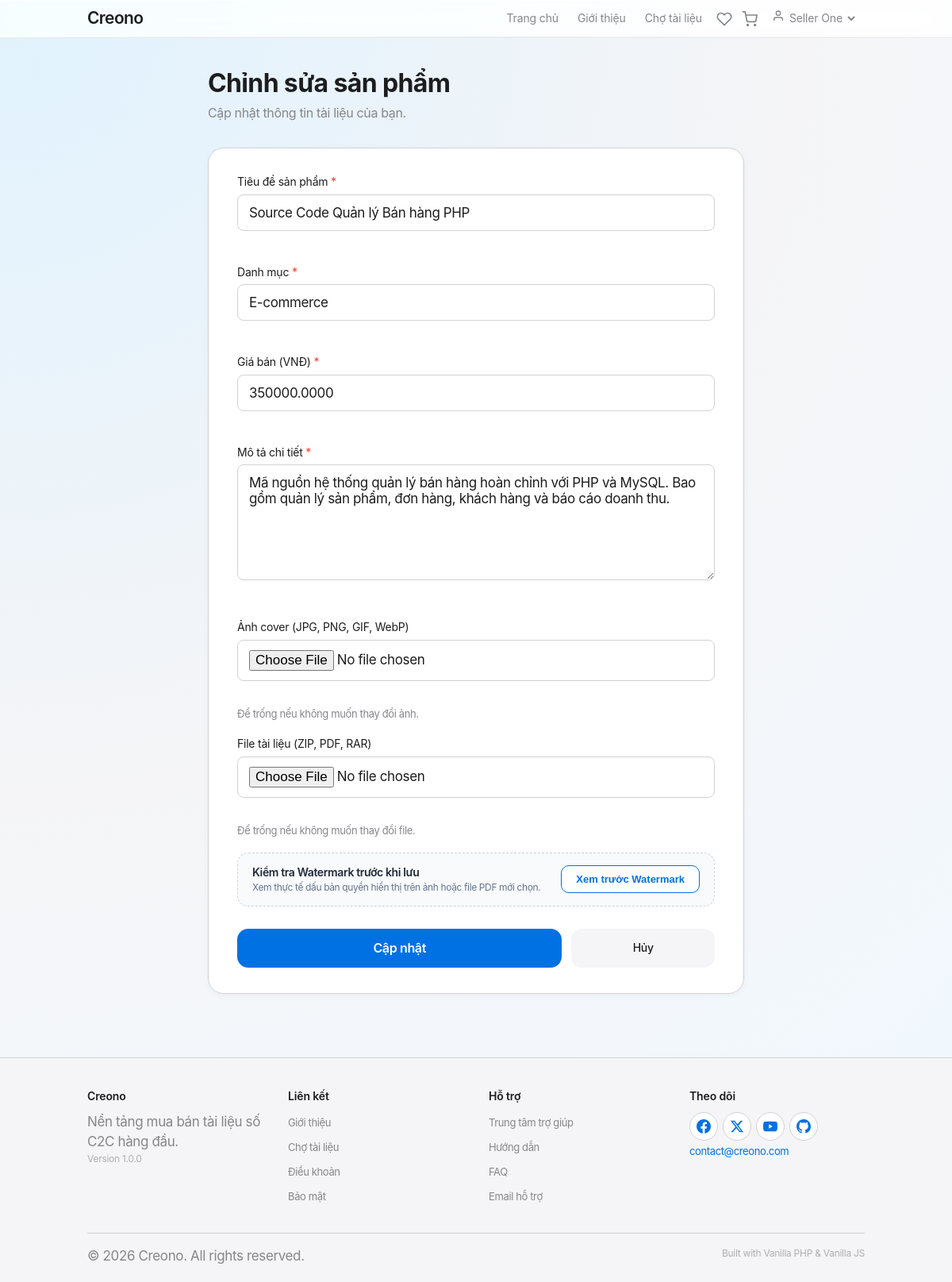
/products/edit/108 (signed in), run on the app's committed database.
### tables this page shows
CREATE TABLE products (
    id BIGINT AUTO_INCREMENT PRIMARY KEY,
    store_id BIGINT NOT NULL,
    category_id BIGINT DEFAULT NULL,
    title VARCHAR(255) NOT NULL,
    description TEXT DEFAULT NULL,
    price DECIMAL(19,4) NOT NULL,
    preview_url VARCHAR(500) DEFAULT NULL,
    rating DECIMAL(3,2) DEFAULT 0.00,
    review_count INT DEFAULT 0,
    download_count INT DEFAULT 0,
    status TINYINT DEFAULT 1 COMMENT '1:Pending, 2:Approved, 3:Rejected',
    deleted_at DATETIME DEFAULT NULL,
    created_at DATETIME DEFAULT CURRENT_TIMESTAMP,
    CONSTRAINT fk_product_store FOREIGN KEY (store_id) REFERENCES stores(id),
    CONSTRAINT fk_product_category FOREIGN KEY (category_id) REFERENCES categories(id) ON DELETE SET NULL
);

CREATE TABLE categories (
    id BIGINT AUTO_INCREMENT PRIMARY KEY,
    name VARCHAR(100) NOT NULL,
    slug VARCHAR(100) NOT NULL UNIQUE,
    description TEXT DEFAULT NULL,
    sort_order INT DEFAULT 0,
    created_at DATETIME DEFAULT CURRENT_TIMESTAMP
);

### app/Core/App.php (called while the page is built, shortened)
<?php
class App {
    protected $currentController = 'Pages';
    protected $currentMethod = 'index';
    public function __construct() {
        $url = $this->getUrl();
        $controllerPath = '../app/Controllers/';
        if (isset($url[0]) && is_dir($controllerPath . ucwords($url[0])) && isset($url[1]) && file_exists($controllerPath . ucwords($url[0]) . '/' . ucwords($url[1]) . '.php')) {
            $subFolder = ucwords($url[0]);
            $this->currentController = ucwords($url[1]);
            $controllerFile = $controllerPath . $subFolder . '/' . $this->currentController . '.php';
            unset($url[0], $url[1]);
            require_once $controllerFile;
            $this->currentController = new $this->currentController;
            if (isset($url[2])) {
                if (!in_array(strtolower($url[2]), ['view', 'model']) && method_exists($this->currentController, $url[2])) {
                    $this->currentMethod = $url[2];
                    unset($url[2]);
                }
            } else {
                $this->currentMethod = 'index';
            }
        } else {
            if (isset($url[0]) && file_exists($controllerPath . ucwords($url[0]) . '.php')) {
                $this->currentController = ucwords($url[0]);
                unset($url[0]);
            }
            $this->currentController = new $this->currentController;
            if (isset($url[1])) {
                if (!in_array(strtolower($url[1]), ['view', 'model']) && method_exists($this->currentController, $url[1])) {
                    $this->currentMethod = $url[1];
                    unset($url[1]);
                }
            }
        }
        $this->params = $url ? array_values($url) : [];
        call_user_func_array([$this->currentController, $this->currentMethod], $this->params);
    }
    public function getUrl() {
        if (isset($_GET['url'])) {
            $url = rtrim($_GET['url'], '/');
            $url = filter_var($url, FILTER_SANITIZE_URL);
            $url = explode('/', $url);
            return $url;
        }
        return ['Pages', 'index'];
    }
}

### public/index.php (called while the page is built, shortened)
<?php
require_once '../app/Core/Database.php';
require_once '../app/Core/BaseModel.php';
require_once '../app/Core/Controller.php';
require_once '../app/Core/App.php';
$init = new App();

### app/Core/Database.php (called while the page is built, shortened)
<?php
class Database {
    private $host = DB_HOST;
    private $user = DB_USER;
    private $pass = DB_PASS;
    private $dbname = DB_NAME;
    private $dbh;
    private $stmt;
    public function __construct() {
        $dsn = 'mysql:host=' . $this->host . ';dbname=' . $this->dbname . ';charset=utf8mb4';
        $options = array(
            PDO::ATTR_PERSISTENT => true,
            PDO::ATTR_ERRMODE => PDO::ERRMODE_EXCEPTION,
            PDO::ATTR_DEFAULT_FETCH_MODE => PDO::FETCH_OBJ
        );
        try {
            $this->dbh = new PDO($dsn, $this->user, $this->pass, $options);
        } catch (PDOException $e) {
            $this->error = $e->getMessage();
            die("Lỗi kết nối DB: " . $this->error);
        }
    }
    public function query($sql) {
        $this->stmt = $this->dbh->prepare($sql);
    }
    public function bind($param, $value, $type = null) {
        if (is_null($type)) {
            switch (true) {
                case is_int($value):
                    $type = PDO::PARAM_INT;
                    break;
            }
        }
        $this->stmt->bindValue($param, $value, $type);
    }
    public function execute() {
        return $this->stmt->execute();
    }
    public function resultSet() {
        $this->execute();
        return $this->stmt->fetchAll();
    }
    public function single() {
        $this->execute();
        return $this->stmt->fetch();
    }
}

### app/Models/Product.php (called while the page is built, shortened)
<?php
class Product extends BaseModel
{
    protected string $table = 'products';
    public function getProductDetail(int $id): ?object
    {
        $this->db->query("
            SELECT p.*,
                   s.name as store_name,
                   s.slug as store_slug,
                   s.user_id as seller_id,
                   u.name as seller_name,
                   c.name as category_name,
                   c.slug as category_slug
            FROM {$this->table} p
            JOIN stores s ON p.store_id = s.id
            JOIN users u ON s.user_id = u.id
            LEFT JOIN categories c ON p.category_id = c.id
            WHERE p.id = :id AND p.deleted_at IS NULL
        ");
        $this->db->bind(':id', $id);
        return $this->db->single() ?: null;
    }
    public function getDocumentByProductId(int $productId): ?object
    {
        $this->db->query("SELECT file_url FROM documents WHERE product_id = :id");
        $this->db->bind(':id', $productId);
        return $this->db->single() ?: null;
    }
}

### app/Core/BaseModel.php (called while the page is built, shortened)
<?php
class BaseModel {
    public function __construct() {
        $this->db = new Database();
    }
}

### app/Models/Category.php (called while the page is built, shortened)
<?php
class Category extends BaseModel {
    protected string $table = 'categories';
    public function getAllOrdered(): array {
        $this->db->query("SELECT * FROM {$this->table} ORDER BY sort_order ASC, name ASC");
        return $this->db->resultSet();
    }
}

### app/Views/products/edit.php (the view, shortened to what this page needs)
<?php require APPROOT . '/Views/inc/header.php'; ?>
<div class="container page-container" style="margin-top: 40px; margin-bottom: 80px; max-width: 720px;">
    <h1 style="font-size: 32px; font-weight: 700; letter-spacing: -0.02em; margin-bottom: 8px; color: #1d1d1f;">Chỉnh sửa sản phẩm</h1>
    <p style="font-size: 16px; color: #86868b; margin-bottom: 32px;">Cập nhật thông tin tài liệu của bạn.</p>
    <div class="card" style="max-width: 100%; padding: 32px 36px; border-radius: 20px;">
        <form action="<?php echo URLROOT; ?>/products/edit/<?php echo $data['product']->id; ?>" method="POST" enctype="multipart/form-data">
            <div class="form-group">
                <label for="title">Tiêu đề sản phẩm <span class="text-danger">*</span></label>
                <input type="text" name="title" id="title" class="form-control <?php echo isset($data['errors']['title_err']) ? 'is-invalid' : ''; ?>" value="<?php echo htmlspecialchars($data['product']->title ?? ''); ?>" required>
                <span class="error-text"><?php echo $data['errors']['title_err'] ?? ''; ?></span>
            </div>
            <div class="form-group">
                <label for="category_id">Danh mục <span class="text-danger">*</span></label>
                <select name="category_id" id="category_id" class="form-control <?php echo isset($data['errors']['category_err']) ? 'is-invalid' : ''; ?>" required>
                    <?php foreach ($data['categories'] as $cat) : ?>
                        <option value="<?php echo $cat->id; ?>" <?php echo ($data['product']->category_id == $cat->id) ? 'selected' : ''; ?>><?php echo htmlspecialchars($cat->name); ?></option>
                    <?php endforeach; ?>
                </select>
                <span class="error-text"><?php echo $data['errors']['category_err'] ?? ''; ?></span>
            </div>
            <div class="form-group">
                <label for="price">Giá bán (VNĐ) <span class="text-danger">*</span></label>
                <input type="number" name="price" id="price" class="form-control <?php echo isset($data['errors']['price_err']) ? 'is-invalid' : ''; ?>" value="<?php echo htmlspecialchars($data['product']->price ?? ''); ?>" required min="0" step="1000">
                <span class="error-text"><?php echo $data['errors']['price_err'] ?? ''; ?></span>
            </div>
            <div class="form-group">
                <label for="description">Mô tả chi tiết <span class="text-danger">*</span></label>
                <textarea name="description" id="description" rows="6" class="form-control <?php echo isset($data['errors']['description_err']) ? 'is-invalid' : ''; ?>" required><?php echo htmlspecialchars($data['product']->description ?? ''); ?></textarea>
                <span class="error-text"><?php echo $data['errors']['description_err'] ?? ''; ?></span>
            </div>
            <div class="form-group">
                <label for="preview_image">Ảnh cover (JPG, PNG, GIF, WebP)</label>
                <input type="file" name="preview_image" id="preview_image" class="form-control <?php echo isset($data['errors']['preview_err']) ? 'is-invalid' : ''; ?>" accept="image/*">
                <span class="error-text"><?php echo $data['errors']['preview_err'] ?? ''; ?></span>
                <small class="form-hint">Để trống nếu không muốn thay đổi ảnh.</small>
            </div>
            <div class="form-group">
                <label for="document_file">File tài liệu (ZIP, PDF, RAR)</label>
                <input type="file" name="document_file" id="document_file" class="form-control <?php echo isset($data['errors']['document_err']) ? 'is-invalid' : ''; ?>" accept=".zip,.pdf,.rar">
                <span class="error-text"><?php echo $data['errors']['document_err'] ?? ''; ?></span>
                <small class="form-hint">Để trống nếu không muốn thay đổi file.</small>
            </div>
            <div style="margin: 18px 0; padding: 14px 18px; background: #f8fafc; border: 1px dashed #cbd5e1; border-radius: 14px; display: flex; align-items: center; justify-content: space-between; gap: 12px;">
                <div>
                    <div style="font-weight: 600; font-size: 14px; color: #1e293b;">Kiểm tra Watermark trước khi lưu</div>
                    <div style="font-size: 12px; color: #64748b;">Xem thực tế dấu bản quyền hiển thị trên ảnh hoặc file PDF mới chọn.</div>
                </div>
                <button type="button" id="btnSellerPreview" style="padding: 9px 18px; border-radius: 10px; background: #ffffff; border: 1.5px solid #0071e3; color: #0071e3; font-weight: 600; font-size: 13px; cursor: pointer; display: flex; align-items: center; gap: 6px; white-space: nowrap;">Xem trước Watermark</button>
            </div>
            <div style="display: flex; gap: 12px; margin-top: 28px;">
                <button type="submit" class="btn btn-primary" style="flex: 1; padding: 14px; font-size: 16px; font-weight: 600; border-radius: 14px;">Cập nhật</button>
                <a href="<?php echo URLROOT; ?>/seller/dashboard" class="btn btn-secondary" style="flex: 0.4; text-align: center; padding: 14px; border-radius: 14px; background: #f5f5f7; color: #1d1d1f; text-decoration: none;">Hủy</a>
            </div>
        </form>
    </div>
</div>
<?php require APPROOT . '/Views/inc/footer.php'; ?>

### public/css/style.css (style rules this page uses)
:root { --apple-blue: #0071e3; --apple-blue-hover: #0077ed; --apple-blue-light: #2997ff; --apple-red: #ff3b30; --apple-green: #34c759; --apple-orange: #ff9500; --apple-gray: #86868b; --apple-gray-light: #aeaeb2; --apple-gray-bg: #f5f5f7; --apple-gray-border: #d2d2d7; --apple-black: #1d1d1f; --apple-white: #ffffff; --apple-shadow-sm: 0 2px 8px rgba(0, 0, 0, 0.04); --apple-shadow-md: 0 4px 16px rgba(0, 0, 0, 0.06); --apple-shadow-lg: 0 8px 32px rgba(0, 0, 0, 0.08); --apple-shadow-xl: 0 16px 48px rgba(0, 0, 0, 0.12); --apple-radius-sm: 8px; --apple-radius-md: 12px; --apple-radius-lg: 16px; --apple-radius-xl: 20px; --apple-radius-full: 9999px; --nav-bg-opacity: 0.72; --nav-blur: 20px; }
* { margin: 0; padding: 0; box-sizing: border-box; }
html { -webkit-text-size-adjust: 100%; -webkit-font-smoothing: antialiased; -moz-osx-font-smoothing: grayscale; text-rendering: optimizeLegibility; }
body { font-family: 'SF Pro Display', 'Helvetica Neue', 'Helvetica', 'Arial', sans-serif; background: radial-gradient(circle at top left, #e0f2fe 0%, var(--apple-gray-bg) 50%, #f0f9ff 100%); background-attachment: fixed; color: var(--apple-black); line-height: 1.47059; letter-spacing: -0.022em; font-weight: 400; font-size: 17px; }
.container { max-width: 1024px; margin: 0 auto; padding: 0 22px; }
h1 { font-size: 48px; line-height: 1.08349; font-weight: 600; letter-spacing: -0.003em; }
p { font-size: 17px; line-height: 1.47059; letter-spacing: -0.022em; color: var(--apple-gray); }
a { text-decoration: none; color: var(--apple-blue); transition: color 0.2s ease; }

### public/css/components/_buttons.css (style rules this page uses)
.btn { display: inline-block; background: var(--apple-blue); color: #fff; font-family: inherit; font-size: 17px; font-weight: 400; letter-spacing: -0.022em; padding: 12px 22px; border: none; border-radius: var(--apple-radius-full); cursor: pointer; transition: all 0.3s cubic-bezier(0.25, 0.46, 0.45, 0.94); text-align: center; text-decoration: none; width: 100%; min-width: 60px; }
.btn-secondary { background: var(--apple-gray-bg); color: var(--apple-black); border: none; font-weight: 500; padding: 6px 16px; font-size: 14px; border-radius: var(--apple-radius-full); cursor: pointer; transition: all 0.3s cubic-bezier(0.25, 0.46, 0.45, 0.94); text-align: center; text-decoration: none; display: inline-block; width: auto; min-width: unset; }

### public/css/components/_cards.css (style rules this page uses)
.card { background: var(--apple-white); border-radius: var(--apple-radius-lg); border: 1px solid var(--apple-gray-border); padding: 32px 36px; box-shadow: var(--apple-shadow-sm); transition: all 0.3s cubic-bezier(0.25, 0.46, 0.45, 0.94); max-width: 540px; margin: 0 auto; }

### public/css/components/_forms.css (style rules this page uses)
.form-group { margin-bottom: 18px; }
.form-group label { display: block; margin-bottom: 5px; font-size: 14px; font-weight: 400; color: var(--apple-black); letter-spacing: -0.016em; }
.form-group input, .form-group textarea, .form-group select { width: 100%; padding: 12px 14px; border: 1.5px solid var(--apple-gray-border); border-radius: var(--apple-radius-sm); font-family: inherit; font-size: 17px; font-weight: 400; letter-spacing: -0.022em; color: var(--apple-black); background: #fff; transition: all 0.2s ease; appearance: none; -webkit-appearance: none; }
.form-group input::placeholder, .form-group textarea::placeholder { color: var(--apple-gray-light); }
.error-text { color: var(--apple-red); font-size: 13px; margin-top: 4px; display: block; font-weight: 400; }
.error-text { animation: errorFadeIn 0.3s ease; min-height: 20px; }
.form-hint { font-size: 13px; color: var(--apple-gray); margin-top: 4px; display: block; }

### public/css/components/_misc.css (style rules this page uses)
.text-danger { color: var(--apple-red); }

### public/css/pages/_admin-core.css (style rules this page uses)
.form-hint { font-size: 13px; color: #86868b; margin-top: 8px; display: block; }

### data on the page
products: title "Source Code Quản lý Bán hàng PHP", category_id "E-commerce", price "350000.0000", description "Mã nguồn hệ thống quản lý bán hàng hoàn chỉnh với PHP và MySQL. Bao gồm quản lý sản phẩm, đơn hàng, khách hàng và báo cáo doanh thu."

### other printed values
SITENAME "Creono"
$_SESSION['user_name'] "Seller One"
